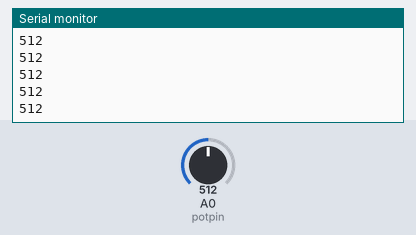
The sketch below on a simulated Arduino Uno, built with avr-gcc and run on an emulated ATmega328P. Parts: the last lines printed to the serial monitor. Inputs (shaded band) come from the test bench; at power-on: A0 (potpin) = 512.

Above: at 1.2 s.
1.3 s: A0 (potpin) set to 716
At 2.2 s:
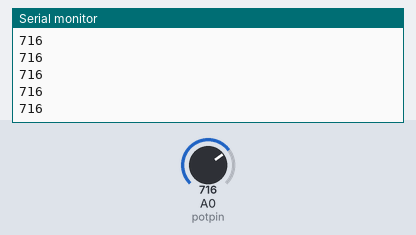
2.8 s: A0 (potpin) set to 900
At 3.6 s:
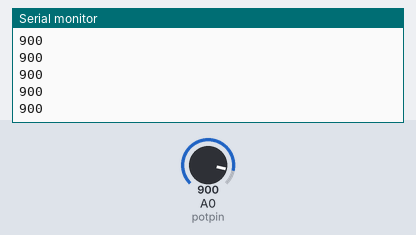
Timing chart, 0 to 5.8 s (numbered marks = the images above; inputs shaded):
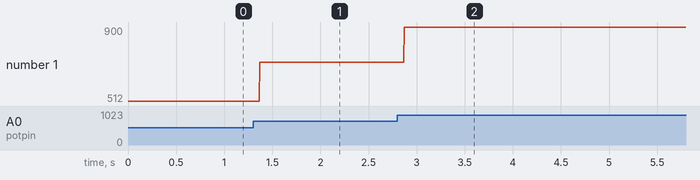

Measured:
- after the input at 1.3 s, the serial monitor: prints a new line after 0.07 s (image 1)
- after the input at 2.8 s, the serial monitor: prints a new line after 0.07 s (image 2)
- plotted number 1: 512 → 716 after the input at 1.3 s, 716 → 900 after the input at 2.8 s

The sketch:

just4.ino
```cpp
int potpin = A0;
int potvalue;

void setup() {
  // put your setup code here, to run once:
  Serial.begin(9600);
  pinMode(potpin,INPUT);

}

void loop() {
  // put your main code here, to run repeatedly:
  Serial.println(analogRead(potpin));

}
```
